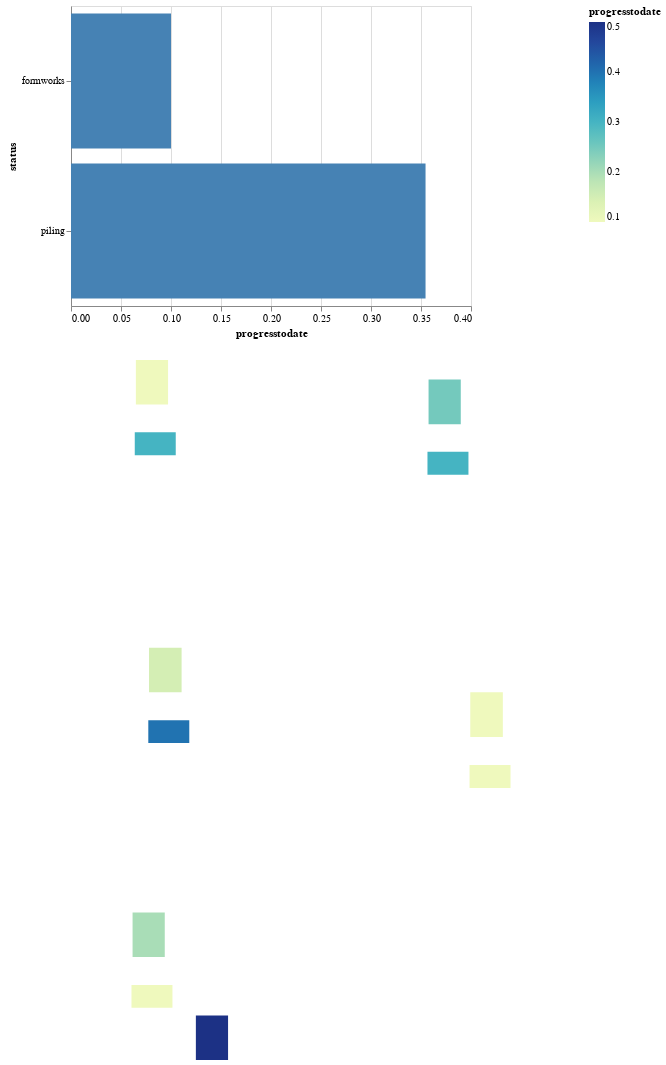

Notebook code for this chart:
### Code cell
import pandas as pd
import altair as alt
import geopandas as gpd
import json

gdf = gpd.read_file("https://raw.githubusercontent.com/djouallah/R_leaflet_MAP/master/foundation_geo.json")

data=pd.read_csv("https://raw.githubusercontent.com/djouallah/R_leaflet_MAP/master/data/data1.csv")

# dump as json
json_gdf = gdf.to_json()
# load as a GeoJSON object.
json_features = json.loads(json_gdf)


# parse variable `features` from json_features to `alt.Data`
data_geo = alt.Data(values=json_features['features'])

# plot map, where variables ares nested within `properties`, 

pts = alt.selection(type='multi', fields=['status'])

bar = alt.Chart(data).transform_aggregate(
    max_budget='sum(budget)',
    sum_Installed_qty='sum(progress)',
    groupby=['status']
).transform_calculate(
    progresstodate='datum.sum_Installed_qty/ datum.max_budget'
).mark_bar().encode(
     x='progresstodate:Q',
    y='status:N',
    tooltip=[alt.Text('progresstodate:Q', format=',.2%')],
   
    color=alt.condition(pts, alt.ColorValue("steelblue"), alt.ColorValue("grey"))
   ).add_selection(
    pts
    )
map= alt.Chart(data).transform_filter(pts).transform_lookup(
    lookup='id',
    from_=alt.LookupData(data_geo, 'properties.id'),
    as_="geom"
).transform_aggregate(
    max_budget='sum(budget)',
    sum_Installed_qty='sum(progress)',
    groupby=['id','geom']
).transform_calculate(
    progresstodate='datum.sum_Installed_qty/ datum.max_budget',
    geometry ='datum.geom.geometry',
    type= 'datum.geom.type'
).mark_geoshape().properties(width=500,
    height=700
).encode(
     color='progresstodate:Q',
     tooltip=[alt.Text('progresstodate:Q', format=',.2%'),'id:N']
     
     )

chart = alt.vconcat(bar,map)
chart.save('docs/index.html')
chart

### Figure 1 — Vega-Lite specification as saved in the notebook (floating-point values rounded to 4 significant figures)
{"$schema": "https://vega.github.io/schema/vega-lite/v2.6.0.json", "config": {"view": {"height": 300, "width": 400}}, "datasets": {"data-e89a761ec716403bdc50c76f9b816d43": [{"budget": 1, "id": 1, "progress": 0.1, "status": "piling"}, {"budget": 1, "id": 2, "progress": 0.2, "status": "piling"}, {"budget": 1, "id": 3, "progress": 0.3, "status": "piling"}, {"budget": 1, "id": 4, "progress": 0.4, "status": "piling"}, {"budget": 1, "id": 5, "progress": 0.1, "status": "piling"}, {"budget": 1, "id": 6, "progress": 0.1, "status": "piling"}, {"budget": 1, "id": 7, "progress": 0.1, "status": "piling"}, {"budget": 1, "id": 8, "progress": 0.7, "status": "piling"}, {"budget": 1, "id": 9, "progress": 0.5, "status": "piling"}, {"budget": 1, "id": 10, "progress": 0.5, "status": "piling"}, {"budget": 1, "id": 11, "progress": 0.9, "status": "piling"}, {"budget": 1, "id": 1, "progress": 0.1, "status": "formworks"}, {"budget": 1, "id": 2, "progress": 0.1, "status": "formworks"}, {"budget": 1, "id": 3, "progress": 0.1, "status": "formworks"}, {"budget": 1, "id": 4, "progress": 0.1, "status": "formworks"}, {"budget": 1, "id": 5, "progress": 0.1, "status": "formworks"}, {"budget": 1, "id": 6, "progress": 0.1, "status": "formworks"}, {"budget": 1, "id": 7, "progress": 0.1, "status": "formworks"}, {"budget": 1, "id": 8, "progress": 0.1, "status": "formworks"}, {"budget": 1, "id": 9, "progress": 0.1, "status": "formworks"}, {"budget": 1, "id": 10, "progress": 0.1, "status": "formworks"}, {"budget": 1, "id": 11, "progress": 0.1, "status": "formworks"}]}, "vconcat": [{"data": {"name": "data-e89a761ec716403bdc50c76f9b816d43"}, "encoding": {"color": {"condition": {"selection": "selector004", "value": "steelblue"}, "value": "grey"}, "tooltip": [{"field": "progresstodate", "format": ",.2%", "type": "quantitative"}], "x": {"field": "progresstodate", "type": "quantitative"}, "y": {"field": "status", "type": "nominal"}}, "mark": "bar", "selection": {"selector004": {"empty": "all", "fields": ["status"], "on": "click", "resolve": "global", "toggle": "event.shiftKey", "type": "multi"}}, "transform": [{"aggregate": [{"as": "max_budget", "field": "budget", "op": "sum"}, {"as": "sum_Installed_qty", "field": "progress", "op": "sum"}], "groupby": ["status"]}, {"as": "progresstodate", "calculate": "datum.sum_Installed_qty/ datum.max_budget"}]}, {"data": {"name": "data-e89a761ec716403bdc50c76f9b816d43"}, "encoding": {"color": {"field": "progresstodate", "type": "quantitative"}, "tooltip": [{"field": "progresstodate", "format": ",.2%", "type": "quantitative"}, {"field": "id", "type": "nominal"}]}, "height": 700, "mark": "geoshape", "transform": [{"filter": {"selection": "selector004"}}, {"as": "geom", "from": {"data": {"values": [{"geometry": {"coordinates": [[[164.9, -20.72], [164.9, -20.72], [164.9, -20.72], [164.9, -20.72], [164.9, -20.72]]], "type": "Polygon"}, "id": "0", "properties": {"area": 0, "height": 0.000719, "id": 22, "perimeter": 0.002555, "type": "foundation", "width": 0.000558}, "type": "Feature"}, {"geometry": {"coordinates": [[[164.9, -20.72], [164.9, -20.72], [164.9, -20.72], [164.9, -20.72], [164.9, -20.72]]], "type": "Polygon"}, "id": "1", "properties": {"area": 0, "height": 0.000371, "id": 28, "perimeter": 0.002157, "type": "foundation", "width": 0.000707}, "type": "Feature"}, {"geometry": {"coordinates": [[[164.9, -20.72], [164.9, -20.72], [164.9, -20.72], [164.9, -20.72], [164.9, -20.72]]], "type": "Polygon"}, "id": "2", "properties": {"area": 0, "height": 0.000719, "id": 32, "perimeter": 0.002555, "type": "foundation", "width": 0.000558}, "type": "Feature"}, {"geometry": {"coordinates": [[[164.9, -20.72], [164.9, -20.72], [164.9, -20.72], [164.9, -20.72], [164.9, -20.72]]], "type": "Polygon"}, "id": "3", "properties": {"area": 0, "height": 0.000371, "id": 38, "perimeter": 0.002157, "type": "foundation", "width": 0.000707}, "type": "Feature"}, {"geometry": {"coordinates": [[[164.9, -20.72], [164.9, -20.72], [164.9, -20.72], [164.9, -20.72], [164.9, -20.72]]], "type": "Polygon"}, "id": "4", "properties": {"area": 0, "height": 0.000719, "id": 2, "perimeter": 0.002555, "type": "foundation", "width": 0.000558}, "type": "Feature"}, {"geometry": {"coordinates": [[[164.9, -20.72], [164.9, -20.72], [164.9, -20.72], [164.9, -20.72], [164.9, -20.72]]], "type": "Polygon"}, "id": "5", "properties": {"area": 0, "height": 0.000371, "id": 8, "perimeter": 0.002157, "type": "foundation", "width": 0.000707}, "type": "Feature"}, {"geometry": {"coordinates": [[[164.9, -20.72], [164.9, -20.72], [164.9, -20.72], [164.9, -20.72], [164.9, -20.72]]], "type": "Polygon"}, "id": "6", "properties": {"area": 0, "height": 0.000719, "id": 12, "perimeter": 0.002555, "type": "foundation", "width": 0.000558}, "type": "Feature"}, {"geometry": {"coordinates": [[[164.9, -20.72], [164.9, -20.72], [164.9, -20.72], [164.9, -20.72], [164.9, -20.72]]], "type": "Polygon"}, "id": "7", "properties": {"area": 0, "height": 0.000371, "id": 18, "perimeter": 0.002157, "type": "foundation", "width": 0.000707}, "type": "Feature"}, {"geometry": {"coordinates": [[[164.9, -20.72], [164.9, -20.72], [164.9, -20.72], [164.9, -20.72], [164.9, -20.72]]], "type": "Polygon"}, "id": "8", "properties": {"area": null, "height": null, "id": 41, "perimeter": null, "type": "road", "width": null}, "type": "Feature"}, {"geometry": {"coordinates": [[[164.9, -20.72], [164.9, -20.72], [164.9, -20.72], [164.9, -20.72], [164.9, -20.72]]], "type": "Polygon"}, "id": "9", "properties": {"area": 0, "height": 0.000371, "id": 27, "perimeter": 0.002157, "type": "foundation", "width": 0.000707}, "type": "Feature"}, {"geometry": {"coordinates": [[[164.9, -20.72], [164.9, -20.72], [164.9, -20.72], [164.9, -20.72], [164.9, -20.72]]], "type": "Polygon"}, "id": "10", "properties": {"area": 0, "height": 0.000719, "id": 23, "perimeter": 0.002555, "type": "foundation", "width": 0.000558}, "type": "Feature"}, {"geometry": {"coordinates": [[[164.9, -20.72], [164.9, -20.72], [164.9, -20.72], [164.9, -20.72], [164.9, -20.72]]], "type": "Polygon"}, "id": "11", "properties": {"area": 0, "height": 0.000371, "id": 37, "perimeter": 0.002157, "type": "foundation", "width": 0.000707}, "type": "Feature"}, {"geometry": {"coordinates": [[[164.9, -20.72], [164.9, -20.72], [164.9, -20.72], [164.9, -20.72], [164.9, -20.72]]], "type": "Polygon"}, "id": "12", "properties": {"area": 0, "height": 0.000719, "id": 33, "perimeter": 0.002555, "type": "foundation", "width": 0.000558}, "type": "Feature"}, {"geometry": {"coordinates": [[[164.9, -20.72], [164.9, -20.72], [164.9, -20.72], [164.9, -20.72], [164.9, -20.72]]], "type": "Polygon"}, "id": "13", "properties": {"area": 0, "height": 0.000371, "id": 7, "perimeter": 0.002157, "type": "foundation", "width": 0.000707}, "type": "Feature"}, {"geometry": {"coordinates": [[[164.9, -20.72], [164.9, -20.72], [164.9, -20.72], [164.9, -20.72], [164.9, -20.72]]], "type": "Polygon"}, "id": "14", "properties": {"area": 0, "height": 0.000719, "id": 3, "perimeter": 0.002555, "type": "foundation", "width": 0.000558}, "type": "Feature"}, {"geometry": {"coordinates": [[[164.9, -20.73], [164.9, -20.72], [164.9, -20.72], [164.9, -20.73], [164.9, -20.73]]], "type": "Polygon"}, "id": "15", "properties": {"area": 0, "height": 0.000371, "id": 17, "perimeter": 0.002157, "type": "foundation", "width": 0.000707}, "type": "Feature"}, {"geometry": {"coordinates": [[[164.9, -20.72], [164.9, -20.72], [164.9, -20.72], [164.9, -20.72], [164.9, -20.72]]], "type": "Polygon"}, "id": "16", "properties": {"area": 0, "height": 0.000719, "id": 11, "perimeter": 0.002555, "type": "foundation", "width": 0.000558}, "type": "Feature"}, {"geometry": {"coordinates": [[[164.9, -20.72], [164.9, -20.72], [164.9, -20.72], [164.9, -20.72], [164.9, -20.72]]], "type": "Polygon"}, "id": "17", "properties": {"area": 0, "height": 0.000371, "id": 26, "perimeter": 0.002157, "type": "foundation", "width": 0.000707}, "type": "Feature"}, {"geometry": {"coordinates": [[[164.9, -20.72], [164.9, -20.72], [164.9, -20.72], [164.9, -20.72], [164.9, -20.72]]], "type": "Polygon"}, "id": "18", "properties": {"area": 0, "height": 0.000719, "id": 21, "perimeter": 0.002555, "type": "foundation", "width": 0.000558}, "type": "Feature"}, {"geometry": {"coordinates": [[[164.9, -20.72], [164.9, -20.72], [164.9, -20.72], [164.9, -20.72], [164.9, -20.72]]], "type": "Polygon"}, "id": "19", "properties": {"area": 0, "height": 0.000371, "id": 36, "perimeter": 0.002157, "type": "foundation", "width": 0.000707}, "type": "Feature"}, {"geometry": {"coordinates": [[[164.9, -20.72], [164.9, -20.72], [164.9, -20.72], [164.9, -20.72], [164.9, -20.72]]], "type": "Polygon"}, "id": "20", "properties": {"area": 0, "height": 0.000719, "id": 31, "perimeter": 0.002555, "type": "foundation", "width": 0.000558}, "type": "Feature"}, {"geometry": {"coordinates": [[[164.9, -20.72], [164.9, -20.72], [164.9, -20.72], [164.9, -20.72], [164.9, -20.72]]], "type": "Polygon"}, "id": "21", "properties": {"area": 0, "height": 0.000371, "id": 6, "perimeter": 0.002157, "type": "foundation", "width": 0.000707}, "type": "Feature"}, {"geometry": {"coordinates": [[[164.9, -20.72], [164.9, -20.72], [164.9, -20.72], [164.9, -20.72], [164.9, -20.72]]], "type": "Polygon"}, "id": "22", "properties": {"area": 0, "height": 0.000719, "id": 1, "perimeter": 0.002555, "type": "foundation", "width": 0.000558}, "type": "Feature"}, {"geometry": {"coordinates": [[[164.9, -20.72], [164.9, -20.72], [164.9, -20.72], [164.9, -20.72], [164.9, -20.72]]], "type": "Polygon"}, "id": "23", "properties": {"area": 0, "height": 0.000371, "id": 16, "perimeter": 0.002157, "type": "foundation", "width": 0.000707}, "type": "Feature"}, {"geometry": {"coordinates": [[[164.9, -20.72], [164.9, -20.72], [164.9, -20.72], [164.9, -20.72], [164.9, -20.72]]], "type": "Polygon"}, "id": "24", "properties": {"area": 0, "height": 0.000719, "id": 14, "perimeter": 0.002555, "type": "foundation", "width": 0.000558}, "type": "Feature"}, {"geometry": {"coordinates": [[[164.9, -20.71], [164.9, -20.71], [164.9, -20.71], [164.9, -20.71], [164.9, -20.71]]], "type": "Polygon"}, "id": "25", "properties": {"area": 0, "height": 0.000371, "id": 30, "perimeter": 0.002157, "type": "foundation", "width": 0.000707}, "type": "Feature"}, {"geometry": {"coordinates": [[[164.9, -20.71], [164.9, -20.71], [164.9, -20.71], [164.9, -20.71], [164.9, -20.71]]], "type": "Polygon"}, "id": "26", "properties": {"area": 0, "height": 0.000719, "id": 25, "perimeter": 0.002555, "type": "foundation", "width": 0.000558}, "type": "Feature"}, {"geometry": {"coordinates": [[[164.9, -20.71], [164.9, -20.71], [164.9, -20.71], [164.9, -20.71], [164.9, -20.71]]], "type": "Polygon"}, "id": "27", "properties": {"area": 0, "height": 0.000371, "id": 40, "perimeter": 0.002157, "type": "foundation", "width": 0.000707}, "type": "Feature"}, {"geometry": {"coordinates": [[[164.9, -20.71], [164.9, -20.71], [164.9, -20.71], [164.9, -20.71], [164.9, -20.71]]], "type": "Polygon"}, "id": "28", "properties": {"area": 0, "height": 0.000719, "id": 35, "perimeter": 0.002555, "type": "foundation", "width": 0.000558}, "type": "Feature"}, {"geometry": {"coordinates": [[[164.9, -20.71], [164.9, -20.71], [164.9, -20.71], [164.9, -20.71], [164.9, -20.71]]], "type": "Polygon"}, "id": "29", "properties": {"area": 0, "height": 0.000371, "id": 10, "perimeter": 0.002157, "type": "foundation", "width": 0.000707}, "type": "Feature"}, {"geometry": {"coordinates": [[[164.9, -20.71], [164.9, -20.71], [164.9, -20.71], [164.9, -20.71], [164.9, -20.71]]], "type": "Polygon"}, "id": "30", "properties": {"area": 0, "height": 0.000719, "id": 5, "perimeter": 0.002555, "type": "foundation", "width": 0.000558}, "type": "Feature"}, {"geometry": {"coordinates": [[[164.9, -20.72], [164.9, -20.72], [164.9, -20.72], [164.9, -20.72], [164.9, -20.72]]], "type": "Polygon"}, "id": "31", "properties": {"area": 0, "height": 0.000371, "id": 20, "perimeter": 0.002157, "type": "foundation", "width": 0.000707}, "type": "Feature"}, {"geometry": {"coordinates": [[[164.9, -20.72], [164.9, -20.71], [164.9, -20.71], [164.9, -20.72], [164.9, -20.72]]], "type": "Polygon"}, "id": "32", "properties": {"area": 0, "height": 0.000719, "id": 13, "perimeter": 0.002555, "type": "foundation", "width": 0.000558}, "type": "Feature"}, {"geometry": {"coordinates": [[[164.9, -20.71], [164.9, -20.71], [164.9, -20.71], [164.9, -20.71], [164.9, -20.71]]], "type": "Polygon"}, "id": "33", "properties": {"area": 0, "height": 0.000371, "id": 29, "perimeter": 0.002157, "type": "foundation", "width": 0.000707}, "type": "Feature"}, {"geometry": {"coordinates": [[[164.9, -20.71], [164.9, -20.71], [164.9, -20.71], [164.9, -20.71], [164.9, -20.71]]], "type": "Polygon"}, "id": "34", "properties": {"area": 0, "height": 0.000719, "id": 24, "perimeter": 0.002555, "type": "foundation", "width": 0.000558}, "type": "Feature"}, {"geometry": {"coordinates": [[[164.9, -20.71], [164.9, -20.71], [164.9, -20.71], [164.9, -20.71], [164.9, -20.71]]], "type": "Polygon"}, "id": "35", "properties": {"area": 0, "height": 0.000371, "id": 39, "perimeter": 0.002157, "type": "foundation", "width": 0.000707}, "type": "Feature"}, {"geometry": {"coordinates": [[[164.9, -20.71], [164.9, -20.71], [164.9, -20.71], [164.9, -20.71], [164.9, -20.71]]], "type": "Polygon"}, "id": "36", "properties": {"area": 0, "height": 0.000719, "id": 34, "perimeter": 0.002555, "type": "foundation", "width": 0.000558}, "type": "Feature"}, {"geometry": {"coordinates": [[[164.9, -20.71], [164.9, -20.71], [164.9, -20.71], [164.9, -20.71], [164.9, -20.71]]], "type": "Polygon"}, "id": "37", "properties": {"area": 0, "height": 0.000371, "id": 9, "perimeter": 0.002157, "type": "foundation", "width": 0.000707}, "type": "Feature"}, {"geometry": {"coordinates": [[[164.9, -20.71], [164.9, -20.71], [164.9, -20.71], [164.9, -20.71], [164.9, -20.71]]], "type": "Polygon"}, "id": "38", "properties": {"area": 0, "height": 0.000719, "id": 4, "perimeter": 0.002555, "type": "foundation", "width": 0.000558}, "type": "Feature"}, {"geometry": {"coordinates": [[[164.9, -20.72], [164.9, -20.72], [164.9, -20.72], [164.9, -20.72], [164.9, -20.72]]], "type": "Polygon"}, "id": "39", "properties": {"area": 0, "height": 0.000371, "id": 19, "perimeter": 0.002157, "type": "foundation", "width": 0.000707}, "type": "Feature"}, {"geometry": {"coordinates": [[[164.9, -20.72], [164.9, -20.71], [164.9, -20.71], [164.9, -20.72], [164.9, -20.72]]], "type": "Polygon"}, "id": "40", "properties": {"area": 0, "height": 0.000719, "id": 15, "perimeter": 0.002555, "type": "foundation", "width": 0.000558}, "type": "Feature"}]}, "key": "properties.id"}, "lookup": "id"}, {"aggregate": [{"as": "max_budget", "field": "budget", "op": "sum"}, {"as": "sum_Installed_qty", "field": "progress", "op": "sum"}], "groupby": ["id", "geom"]}, {"as": "progresstodate", "calculate": "datum.sum_Installed_qty/ datum.max_budget"}, {"as": "geometry", "calculate": "datum.geom.geometry"}, {"as": "type", "calculate": "datum.geom.type"}], "width": 500}]}
